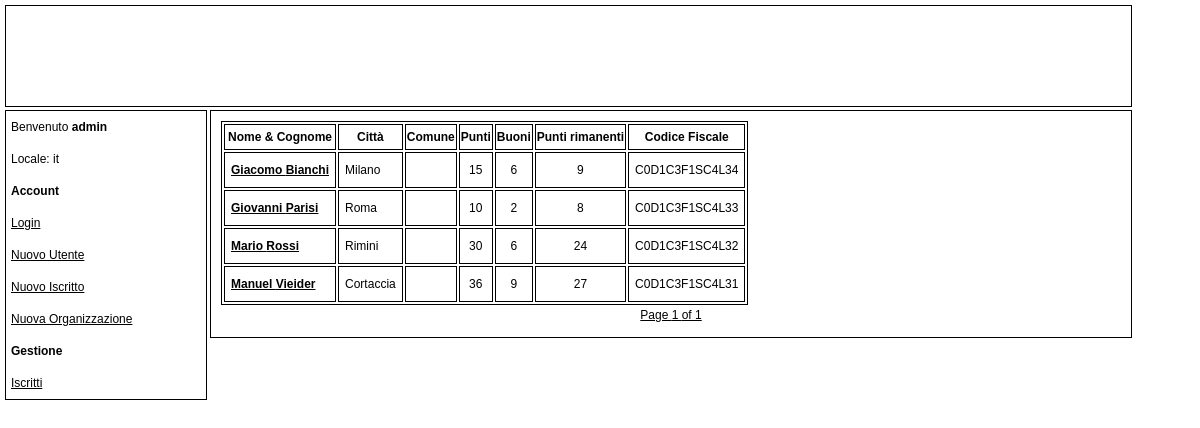
Page /list_boy.php (signed in) on the earlier database version.
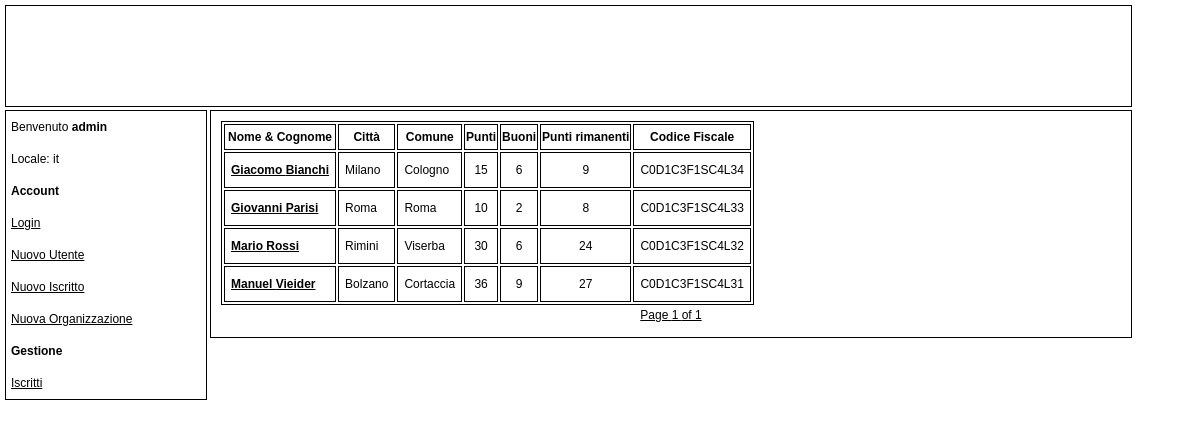
Same page on the later database version.
### tables this page shows
CREATE TABLE Boy (
	name	VARCHAR(255) NOT NULL,
	surname	VARCHAR(255) NOT NULL,
	address	VARCHAR(255) NOT NULL,
	CAP		VARCHAR(255) NOT NULL,
	city	VARCHAR(255) NOT NULL,
	commune VARCHAR(255) NOT NULL,
	city_of_birth VARCHAR(255) NOT NULL,
	phone	VARCHAR(255),
	mobile_phone VARCHAR(255),
	mail	VARCHAR(255),
	codice_fiscale VARCHAR(255) NOT NULL,
	CONSTRAINT boy_pk PRIMARY KEY (codice_fiscale)
);

### locale/it.php (called while the page is built)
<?php
$lang = array();
$lang['PRIVILEGE'] = 'Privilegi';
$lang['PAGE_TITLE'] = 'Index';
$lang['OBLIGATORY'] = 'I campi segnati con * sono obbligatori';
$lang['POINTS'] = 'Punti';
$lang['TOKENS'] = 'Buoni';
$lang['REMAINING_POINTS'] = 'Punti rimanenti';
$lang[''] = '';
$lang[''] = '';
$lang[''] = '';
$lang[''] = '';
$lang[''] = '';
$lang[''] = '';
$lang['NO_LOGIN'] = 'Esegui il Login';
$lang['WELCOME'] = 'Benvenuto';
$lang['NEW_USER'] = 'Nuovo Utente';
$lang['NEW_BOY'] = 'Nuovo Iscritto';
$lang['NEW_ORGANIZATION'] = 'Nuova Organizzazione';
$lang['MANAGEMENT'] = 'Gestione';
$lang['LIST_BOY'] = 'Iscritti';
$lang['LIST_ORGANIZATION'] = 'Organizzazioni';
$lang['LIST_COMPANY'] = 'Aziende';
$lang['LIST_INVOICE'] = 'Fatture';
$lang['LIST_TOKEN'] = 'Buoni';
$lang['LIST_VOLUNTEERING'] = 'Ore';
$lang['SEARCH'] = 'Ricerca';
$lang['ADMINISTRATOR'] = 'Amministratore';
$lang['MANAGER'] = 'Gestore';
$lang['USER_EXISTS'] = 'Esiste già un utente con questo nome';
$lang['INSERT_SUCCESS'] = 'Inserimento effettuato con successo';
$lang['NAME'] = 'Nome';
$lang['SURNAME'] = 'Cognome';
$lang['ADDRESS'] = 'Indirizzo';
$lang['CAP'] = 'CAP';
$lang['CITY'] = 'Città';
$lang['CITY_OF_BIRTH'] = 'Città di Nascita';
$lang['PHONE'] = 'Telefono';
$lang['MOBILE_PHONE'] = 'Cellulare';
$lang['MAIL'] = 'Mail';
$lang['CODICE_FISCALE'] = 'Codice Fiscale';
$lang['BOY_EXISTS'] = 'Esiste già un iscritto con questo codice fiscale';
$lang['COMMUNE'] = 'Comune';
$lang['REFERENCE'] = 'Persona di riferimento';
$lang['ORGANIZATION_EXISTS'] = 'Esiste già una organizzazione con questo nome, in questa città';
$lang['P_IVA'] = 'P.IVA o Cod. Fiscale';
$lang['COMPANY_EXISTS'] = 'Esiste già una azienda con questa Partita Iva';
$lang['NO_PRIVILEGE'] = 'Non hai i privilegi necessari per visualizzare questa pagina.';
?>

### include/privilege_check.php (called while the page is built)
<?php
function check($privilege)
{
    if(isset($_SESSION))
    {
        if (isset($_SESSION['privilege']))
        {
            if ($_SESSION['privilege']==$privilege)
            {
                return true;
            }
        }
    }
    return false;
}
?>

### list_boy.php (the view, shortened to what this page needs)
<!DOCTYPE html>
<?php
include('include/navbar.php');
include('locale/it.php');
include('include/connect.php');
include('include/pager.php');
$results_per_page = 20;
if(isset($_GET['page']))
    $page = $_GET['page'];
else
    $page = 0;
$offset = $results_per_page*$page;
if(isset($_POST['search_type']))
{
    $search_value = $_POST['search_value'];
    switch($_POST['search_type'])
    {
        case 'surname':
            $query = "SELECT * FROM Boy WHERE surname LIKE '%$search_value%' ORDER BY surname, name LIMIT $results_per_page OFFSET $offset";
            break;
        case 'city':
            $query = "SELECT * FROM Boy WHERE city LIKE '%$search_value%' ORDER BY surname, name LIMIT $results_per_page OFFSET $offset";
            break;
        case 'commune':
            $query = "SELECT * FROM Boy WHERE commune LIKE '%$search_value%' ORDER BY surname, name LIMIT $results_per_page OFFSET $offset";
            break;
        case 'codice_fiscale':
            $query = "SELECT * FROM Boy WHERE codice_fiscale LIKE '%$search_value%' ORDER BY surname, name LIMIT $results_per_page OFFSET $offset";
            break;
    }
}
else
    $query = "SELECT * FROM Boy ORDER BY surname, name LIMIT $results_per_page OFFSET $offset ";
?>
<html>
    <head>
        <link rel="stylesheet" type="text/css" href="main.css" />
    </head>
    <body>
        <div id="ContentContainer">
            <div id="Header">
            </div>
            <div id="Navbar">
                <?php getBar(); ?>
            </div>
            <div id="Content">
                 <?php
                include('include/privilege_check.php');
                if(check('admin')||check('manager'))
                {
                    echo "<table><th>".$lang['NAME']." & ".$lang['SURNAME']."</th><th>".$lang['CITY']."</th><th>".$lang['COMMUNE']."</th><th>".$lang['POINTS']."</th><th>".$lang['TOKENS']."</th><th>".$lang['REMAINING_POINTS']."</th><th>".$lang['CODICE_FISCALE']."</th>";
                    $results = mysql_query($query, $conn);
                    for ($i = 0; (($i < $results_per_page) && ($i < mysql_num_rows($results))); $i++) {
                        $name = mysql_result($results, $i, 'name');
                        $surname = mysql_result($results, $i, 'surname');
                        $commune = mysql_result($results, $i, 'commune');
                        $city = mysql_result($results, $i, 'city');
                        $codice_fiscale = mysql_result($results, $i, 'codice_fiscale');
                        $points = mysql_query("SELECT SUM(points) as totalPoints FROM Volunteering WHERE boy_id = '$codice_fiscale' GROUP BY boy_id", $conn);
                        if(mysql_num_rows($points)>0)
                        {
                            $points = mysql_result($points, 0, 'totalPoints');
                            $tokens = mysql_query("SELECT SUM(points) as totalPoints FROM Token WHERE boy_id = '$codice_fiscale' GROUP BY boy_id", $conn);
                            if(mysql_num_rows($tokens)>0)
                            {
                                $tokens = mysql_result($tokens, 0, 'totalPoints');
                            }
                            else
                            {
                                $tokens = 0;
                            }
                            $remaining_points = $points-$tokens;
                        }
                        else
                        {
                            $points = 0;
                            $tokens = 0;
                            $remaining_points = 0;
                        }
                        echo "<tr><td><a href=\"view_boy.php?codice_fiscale='$codice_fiscale'\"><strong><p>".$name." ".$surname."</p></strong></a></td><td><p>".$city."</p></td><td><p>".$commune."</p></td><td align=center><p>".$points."</p></td><td align=center><p>".$tokens."</p></td><td align=center><p>".$remaining_points."</p></td><td><p>".$codice_fiscale."</p></td></tr>";
                    }
                    echo "</table>";
                    $results_num = mysql_result(mysql_query("SELECT COUNT(*) as totalBoys FROM Boy"), 0, 'totalBoys');
                    if(!isset($search_value))
                        pagination($results_per_page, $page, "list_boy.php", $results_num);
                    else
                    {
                    }
                }
                else
                    echo $lang['NO_PRIVILEGE'];
                ?>
            </div>
        </div>
    </body>
</html>

### include/navbar.php (shortened to what this page needs)
<?php
function getBar()
{
  include ('locale/it.php');
    if (!isset($_SESSION['privilege']))
        $privilege='none';
    else
        $privilege = $_SESSION['privilege'];
    if(isset($_SESSION['user']))
    {
        echo '<p>'.$lang['WELCOME'].' <strong>'.$_SESSION['user'].'</strong></p></ br>';
        echo '<p>Locale: '.$_SESSION['locale'].'</ br></p>';
    }
    switch($privilege)
    {
        case 'admin':
            echo "<strong><p>Account</p></strong>";
            echo "<p><a href=\"login.php\"/> Login</a></p>";
            echo "<p><a href=\"new_user.php\"/> ".$lang['NEW_USER']."</a></p>";
            echo "<p><a href=\"new_boy.php\"/> ".$lang['NEW_BOY']."</a></p>";
            echo "<p><a href=\"new_organization.php\"/> ".$lang['NEW_ORGANIZATION']."</a></p>";
        case 'manager':
            echo "<strong><p>".$lang['MANAGEMENT']."</strong></p>";
            echo "<p><a href=\"list_boy.php\"/> ".$lang['LIST_BOY']."</a></p>";
            break;
    }
}
?>

### include/pager.php (shortened to what this page needs)
<?php
function pagination($results_per_page, $current_page, $page, $results_num)
{
$pages_total= ceil($results_num/$results_per_page);
$mid=" <a href=\"".$page."?page=".$current_page."\">Page ".strval($current_page+1)." of ".$pages_total."</a> ";
if($pages_total==1)
    echo "<div id=\"Pagin\">\n".$mid."</div>";
}
?>

### main.css (style rules this page uses)
body { margin: 0px; padding: 0px; font-family: verdana, arial, helvetica, sans-serif; font-size: 12px; line-height: 22px; color: #000000; background-color: #ffffff; }
table, th, td { border: 1px solid black; width: auto; }
p { margin: 0px; padding: 5px; }
a:link { color: black; }
#ContentContainer { position: absolute; margin: 0px; }
#Header { position: absolute; margin: 0px; padding: 0px; height:100px; width:1125px; left: 5px; top: 5px; background-color: white; border: thin; border-style:solid; border-bottom-color:black; }
#Navbar { position: absolute; left: 5px; top: 110px; right: 0px; margin: 0px; padding: 0px; width: 200px; background-color: white; border: thin; border-style:solid; border-bottom-color:black; }
#Content { margin: 0px 250px 0px 0px; padding: 10px; position: absolute; left: 210px; top: 110px; width: 900px; background-color: white; border: thin; border-style:solid; border-bottom-color:black; }
#Pagin { position: relative; bottom: 1px; text-align: center; }

Differences in the rows shown:
changed boy "Giacomo": commune (not shown) → "Cologno"
changed boy "Giovanni": commune (not shown) → "Roma"
changed boy "Mario": commune (not shown) → "Viserba"
changed boy "Manuel": city "Cortaccia" → "Bolzano"; commune (not shown) → "Cortaccia"
